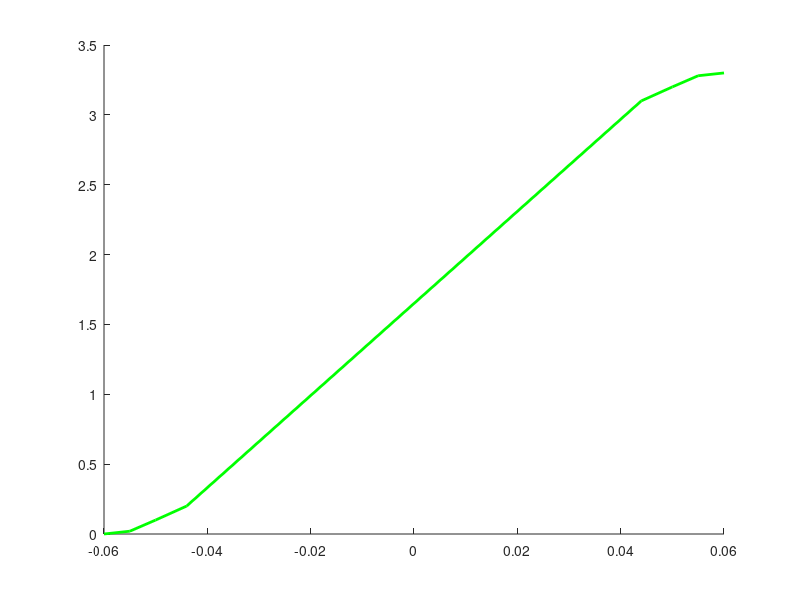

MATLAB code for this plot: (Note: this script raises an error after producing the figure.)
ds_B = [-0.06 -0.055 -0.05 -0.044 0.044 0.05 0.055 0.06];
ds_V = [0 0.02 0.1 0.2 3.1 3.2 3.28 3.3];

hold("on");
plot(ds_B,ds_V, 'LineWidth', 2, 'Color', 'g');
plot(B_Magnetic_1,rms_Magnetic_1, 'LineWidth', 2, 'Color', 'b');
plot(B_Magnetic_3,rms_Magnetic_3, 'LineWidth', 2, 'Color', 'r');
grid('on');
title('Magnetic Flux Density vs Voltage', 'FontSize', 18);
ylabel('Voltage (V)', 'FontSize', 14);
xlabel('Magnetic Flux Density (T)', 'FontSize', 14);
legend('Datasheet', 'North','South', 'Location', 'southeast', 'FontSize', 14);
hold("off");

